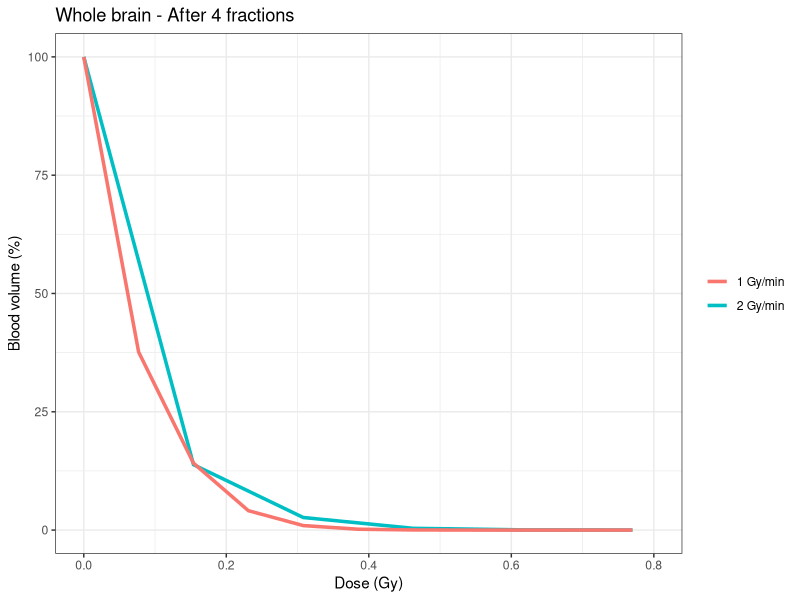
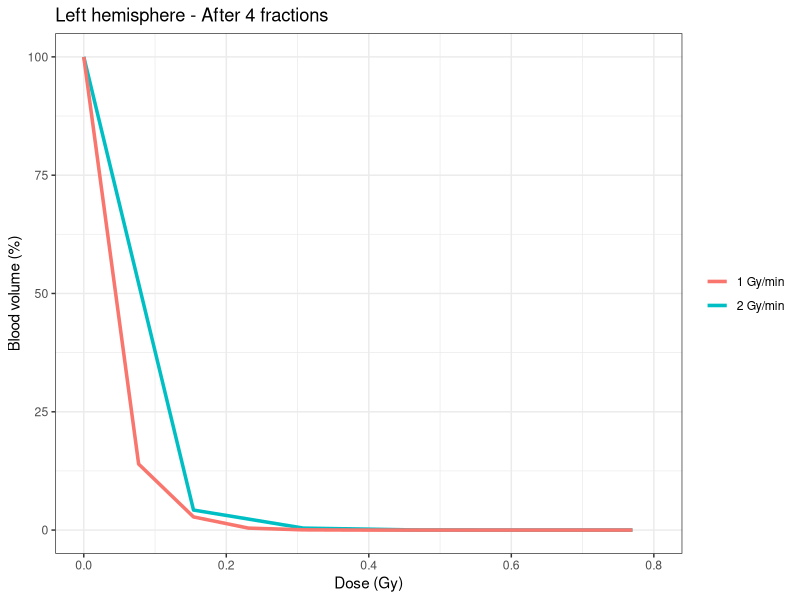

Recreate these plots in R, in order. (Note: a time limit stopped this script after it produced the figures.)
library(dplyr)
library(ggplot2)
#Proton----
a=500
TBV=2
func.W.2.PT <- function(N) {
  V=0.02
  pV=V/(TBV-V)
  s1 <- matrix(0, nrow = N, ncol = a)
  for (i in 1:N){
    s1[1,] <- c(1,rep(0,a-1))
    s1[2,] <- c(1,rep(0,a-1))
    if(i > 2) s1[i,] <- s1[i-1,]*(1-pV)+pV*c(0,s1[i-2,][1:a-1]);
  }
  return(s1)
}

a=500
TBV=2
func.W.1.PT <- function(N) {
  V=0.02
  pV=V/(TBV-V)
  s1 <- matrix(0, nrow = N, ncol = a)
  for (i in 1:N){
    s1[1,] <- c(1,rep(0,a-1))
    s1[2,] <- c(1,rep(0,a-1))
    if(i > 2) s1[i,] <- s1[i-1,]*(1-pV)+pV*c(0,s1[i-2,][1:a-1]);
  }
  return(s1)
}

func.H.PT <- function(N) {
  V=0.02
  pV=V/(TBV-V)
  s1 <- matrix(0, nrow = N, ncol = a)
  for (i in 1:N){
    s1[1,] <- c(1,rep(0,a-1))
    s1[2,] <- c(1,rep(0,a-1))
    if(i > 2) s1[i,] <- s1[i-1,]*(1-pV)+pV*(c(0,s1[i-2,][1:a-1])+s1[i-1,])*0.5;
  }
  return(s1)
}

W.2.PT=data.frame(dose=0, volume=1, c.volume=1, c.volume1=1, n.fraction=0, rate='2 Gy/min')
for (i in 1:60){
  dose=2.5*i
  rate=2
  n.cycle=round(dose/rate*60/4.62)
  data=data.frame(dose=2/60*4.62*c(0:(a-1)),
                  volume=((func.W.2.PT(1000)[n.cycle+3,]*0.9+func.W.2.PT(1000)[n.cycle+2,]*0.1)+
                            (func.W.2.PT(1000)[n.cycle+2,]*0.9+func.W.2.PT(1000)[n.cycle+1,]*0.1))/2)%>%
    mutate(c.volume=cumsum(volume))%>%
    mutate(c.volume1=c(0, c.volume[2:a]), n.fraction=i, rate='2 Gy/min')
  W.2.PT=rbind(data,W.2.PT)
}

W.1.PT=data.frame(dose=0, volume=1, c.volume=1, c.volume1=1, n.fraction=0, rate='1 Gy/min')
for (i in 1:60){
  dose=2.5*i
  rate=1
  n.cycle=round(dose/rate*60/4.62)
  data=data.frame(dose=rate/60*4.62*c(0:(a-1)),
                  volume=((func.W.1.PT(2000)[n.cycle+3,]*0.9+func.W.1.PT(2000)[n.cycle+2,]*0.1)+
                            (func.W.1.PT(2000)[n.cycle+2,]*0.9+func.W.1.PT(2000)[n.cycle+1,]*0.1))/2)%>%
    mutate(c.volume=cumsum(volume))%>%
    mutate(c.volume1=c(0, c.volume[2:a]), n.fraction=i, rate='1 Gy/min')
  W.1.PT=rbind(data,W.1.PT)
}

H.2.PT=data.frame(dose=0, volume=1, c.volume=1, c.volume1=1, n.fraction=0, rate='2 Gy/min')

for (i in 1:60){
  dose=2.5*i
  rate=2
  n.cycle=round(dose/rate*60/4.62)
  data=data.frame(dose=rate/60*4.62*c(0:(a-1)),
                  volume=((func.H.PT(1000)[n.cycle+3,]*0.9+func.H.PT(1000)[n.cycle+2,]*0.1)+
                            (func.H.PT(1000)[n.cycle+2,]*0.9+func.H.PT(1000)[n.cycle+1,]*0.1))/2)%>%
    mutate(c.volume=cumsum(volume))%>%
    mutate(c.volume1=c(0, c.volume[2:a]), n.fraction=i, rate='2 Gy/min')
  H.2.PT=rbind(data,H.2.PT)
}

H.1.PT=data.frame(dose=0, volume=1, c.volume=1, c.volume1=1, n.fraction=0, rate='1 Gy/min')
for (i in 1:60){
  dose=2.5*i
  rate=1
  n.cycle=round(dose/rate*60/4.62)
  data=data.frame(dose=rate/60*4.62*c(0:(a-1)),
                  volume=((func.H.PT(2000)[n.cycle+3,]*0.9+func.H.PT(2000)[n.cycle+2,]*0.1)+
                            (func.H.PT(2000)[n.cycle+2,]*0.9+func.H.PT(2000)[n.cycle+1,]*0.1))/2)%>%
    mutate(c.volume=cumsum(volume))%>%
    mutate(c.volume1=c(0, c.volume[2:a]), n.fraction=i, rate='1 Gy/min')
  H.1.PT=rbind(data,H.1.PT)
}

ggplot()+
  geom_line(data=W.2.PT[W.2.PT$n.fraction==4,], aes(x=dose, y=(1-c.volume1)*100, color=rate), size=1.2)+
  geom_line(data=W.1.PT[W.1.PT$n.fraction==4,], aes(x=dose, y=(1-c.volume1)*100, color=rate), size=1.2)+
  theme_bw()+
  xlim(0,.8)+
  labs(x="Dose (Gy)", y="Blood volume (%)", color=NULL)+ ggtitle("Whole brain - After 4 fractions")

ggplot()+
  geom_line(data=H.2.PT[H.2.PT$n.fraction==4,], aes(x=dose, y=(1-c.volume1)*100, color=rate), size=1.2)+
  geom_line(data=H.1.PT[H.1.PT$n.fraction==4,], aes(x=dose, y=(1-c.volume1)*100, color=rate), size=1.2)+
  theme_bw()+
  xlim(0,.8)+
  labs(x="Dose (Gy)", y="Blood volume (%)", color=NULL)+ ggtitle("Left hemisphere - After 4 fractions")

#X-ray----
a=500
TBV=2
func.W.2.XR <- function(N) {
  V=0.0204
  pV=V/(TBV-V)
  s1 <- matrix(0, nrow = N, ncol = a)
  for (i in 1:N){
    s1[1,] <- c(1,rep(0,a-1))
    s1[2,] <- c(1,rep(0,a-1))
    if(i > 2) s1[i,] <- s1[i-1,]*(1-pV)+pV*c(0,s1[i-2,][1:a-1]);
  }
  return(s1)
}

a=500
TBV=2
func.W.1.XR <- function(N) {
  V=0.0204
  pV=V/(TBV-V)
  s1 <- matrix(0, nrow = N, ncol = a)
  for (i in 1:N){
    s1[1,] <- c(1,rep(0,a-1))
    s1[2,] <- c(1,rep(0,a-1))
    if(i > 2) s1[i,] <- s1[i-1,]*(1-pV)+pV*c(0,s1[i-2,][1:a-1]);
  }
  return(s1)
}


func.H.XR <- function(N) {
  V=0.0204
  pV=V/(TBV-V)
  s1 <- matrix(0, nrow = N, ncol = a)
  for (i in 1:N){
    s1[1,] <- c(1,rep(0,a-1))
    s1[2,] <- c(1,rep(0,a-1))
    if(i > 2) s1[i,] <- s1[i-1,]*(1-pV)+pV*(c(0,s1[i-2,][1:a-1])+s1[i-1,])*0.5;
  }
  return(s1)
}

W.2.XR=data.frame(dose=0, volume=1, c.volume=1, c.volume1=1, n.fraction=0, rate='2 Gy/min')
for (i in 1:60){
  dose=2.5*i
  rate=2
  n.cycle=round(dose/rate*60/4.62)
  data=data.frame(dose=2/60*4.72*c(0:(a-1)),
                  volume=((func.W.2.XR(1000)[n.cycle+3,]*0.9+func.W.2.XR(1000)[n.cycle+2,]*0.1)+
                            (func.W.2.XR(1000)[n.cycle+2,]*0.9+func.W.2.XR(1000)[n.cycle+1,]*0.1))/2)%>%
    mutate(c.volume=cumsum(volume))%>%
    mutate(c.volume1=c(0, c.volume[2:a]), n.fraction=i, rate='2 Gy/min')
  W.2.XR=rbind(data,W.2.XR)
}

W.1.XR=data.frame(dose=0, volume=1, c.volume=1, c.volume1=1, n.fraction=0, rate='1 Gy/min')
for (i in 1:60){
  dose=2.5*i
  rate=1
  n.cycle=round(dose/rate*60/4.62)
  data=data.frame(dose=rate/60*4.72*c(0:(a-1)),
                  volume=((func.W.1.XR(2000)[n.cycle+3,]*0.9+func.W.1.XR(2000)[n.cycle+2,]*0.1)+
                            (func.W.1.XR(2000)[n.cycle+2,]*0.9+func.W.1.XR(2000)[n.cycle+1,]*0.1))/2)%>%
    mutate(c.volume=cumsum(volume))%>%
    mutate(c.volume1=c(0, c.volume[2:a]), n.fraction=i, rate='1 Gy/min')
  W.1.XR=rbind(data,W.1.XR)
}

H.2.XR=data.frame(dose=0, volume=1, c.volume=1, c.volume1=1, n.fraction=0, rate='2 Gy/min')
for (i in 1:60){
  dose=2.5*i
  rate=2
  n.cycle=round(dose/rate*60/4.62)
  data=data.frame(dose=rate/60*4.72*c(0:(a-1)),
                  volume=((func.H.XR(1000)[n.cycle+3,]*0.9+func.H.XR(1000)[n.cycle+2,]*0.1)+
                            (func.H.XR(1000)[n.cycle+2,]*0.9+func.H.XR(1000)[n.cycle+1,]*0.1))/2)%>%
    mutate(c.volume=cumsum(volume))%>%
    mutate(c.volume1=c(0, c.volume[2:a]), n.fraction=i, rate='2 Gy/min')
  H.2.XR=rbind(data,H.2.XR)
}

H.1.XR=data.frame(dose=0, volume=1, c.volume=1, c.volume1=1, n.fraction=0, rate='1 Gy/min')
for (i in 1:60){
  dose=2.5*i
  rate=1
  n.cycle=round(dose/rate*60/4.62)
  data=data.frame(dose=rate/60*4.72*c(0:(a-1)),
                  volume=((func.H.XR(2000)[n.cycle+3,]*0.9+func.H.XR(2000)[n.cycle+2,]*0.1)+
                            (func.H.XR(2000)[n.cycle+2,]*0.9+func.H.XR(2000)[n.cycle+1,]*0.1))/2)%>%
    mutate(c.volume=cumsum(volume))%>%
    mutate(c.volume1=c(0, c.volume[2:a]), n.fraction=i, rate='1 Gy/min')
  H.1.XR=rbind(data,H.1.XR)
}

ggplot()+
  geom_line(data=W.2.XR[W.2.XR$n.fraction==4,], aes(x=dose, y=(1-c.volume1)*100, color=rate), size=1.2)+
  geom_line(data=W.1.XR[W.1.XR$n.fraction==4,], aes(x=dose, y=(1-c.volume1)*100, color=rate), size=1.2)+
  theme_bw()+
  xlim(0,.8)+
  labs(x="Dose (Gy)", y="Blood volume (%)", color=NULL)+ ggtitle("Whole brain - After 4 fractions")

ggplot()+
  geom_line(data=H.2.XR[H.2.XR$n.fraction==4,], aes(x=dose, y=(1-c.volume1)*100, color=rate), size=1.2)+
  geom_line(data=H.1.XR[H.1.XR$n.fraction==4,], aes(x=dose, y=(1-c.volume1)*100, color=rate), size=1.2)+
  theme_bw()+
  xlim(0,.8)+
  labs(x="Dose (Gy)", y="Blood volume (%)", color=NULL)+ ggtitle("Left hemisphere - After 4 fractions")

#Parameter extraction----
H.1.PT.4=H.1.PT%>%filter(n.fraction==4)
sum.H.1.PT.4=data.frame(RT='PT', TT='Hemisphere', RR=1,
                        V0.0=1-H.1.PT.4[H.1.PT.4$dose==max(H.1.PT.4[H.1.PT.4$dose==0,]$dose),]$c.volume,
                        V0.1=1-H.1.PT.4[H.1.PT.4$dose==max(H.1.PT.4[H.1.PT.4$dose<0.1,]$dose),]$c.volume,
                        V0.2=1-H.1.PT.4[H.1.PT.4$dose==max(H.1.PT.4[H.1.PT.4$dose<0.2,]$dose),]$c.volume,
                        V0.3=1-H.1.PT.4[H.1.PT.4$dose==max(H.1.PT.4[H.1.PT.4$dose<0.3,]$dose),]$c.volume,
                        V0.4=1-H.1.PT.4[H.1.PT.4$dose==max(H.1.PT.4[H.1.PT.4$dose<0.4,]$dose),]$c.volume,
                        V0.5=1-H.1.PT.4[H.1.PT.4$dose==max(H.1.PT.4[H.1.PT.4$dose<0.5,]$dose),]$c.volume)
H.2.PT.4=H.2.PT%>%filter(n.fraction==4)
sum.H.2.PT.4=data.frame(RT='PT', TT='Hemisphere', RR=2,
                        V0.0=1-H.2.PT.4[H.2.PT.4$dose==max(H.2.PT.4[H.2.PT.4$dose==0,]$dose),]$c.volume,
                        V0.1=1-H.2.PT.4[H.2.PT.4$dose==max(H.2.PT.4[H.2.PT.4$dose<0.1,]$dose),]$c.volume,
                        V0.2=1-H.2.PT.4[H.2.PT.4$dose==max(H.2.PT.4[H.2.PT.4$dose<0.2,]$dose),]$c.volume,
                        V0.3=1-H.2.PT.4[H.2.PT.4$dose==max(H.2.PT.4[H.2.PT.4$dose<0.3,]$dose),]$c.volume,
                        V0.4=1-H.2.PT.4[H.2.PT.4$dose==max(H.2.PT.4[H.2.PT.4$dose<0.4,]$dose),]$c.volume,
                        V0.5=1-H.2.PT.4[H.2.PT.4$dose==max(H.2.PT.4[H.2.PT.4$dose<0.5,]$dose),]$c.volume)
W.2.PT.4=W.2.PT%>%filter(n.fraction==4)
sum.W.2.PT.4=data.frame(RT='PT', TT='Whole brain', RR=2,
                        V0.0=1-W.2.PT.4[W.2.PT.4$dose==max(W.2.PT.4[W.2.PT.4$dose==0,]$dose),]$c.volume,
                        V0.1=1-W.2.PT.4[W.2.PT.4$dose==max(W.2.PT.4[W.2.PT.4$dose<0.1,]$dose),]$c.volume,
                        V0.2=1-W.2.PT.4[W.2.PT.4$dose==max(W.2.PT.4[W.2.PT.4$dose<0.2,]$dose),]$c.volume,
                        V0.3=1-W.2.PT.4[W.2.PT.4$dose==max(W.2.PT.4[W.2.PT.4$dose<0.3,]$dose),]$c.volume,
                        V0.4=1-W.2.PT.4[W.2.PT.4$dose==max(W.2.PT.4[W.2.PT.4$dose<0.4,]$dose),]$c.volume,
                        V0.5=1-W.2.PT.4[W.2.PT.4$dose==max(W.2.PT.4[W.2.PT.4$dose<0.5,]$dose),]$c.volume)
W.1.PT.4=W.1.PT%>%filter(n.fraction==4)
sum.W.1.PT.4=data.frame(RT='PT', TT='Whole brain', RR=1,
                        V0.0=1-W.1.PT.4[W.1.PT.4$dose==max(W.1.PT.4[W.1.PT.4$dose==0,]$dose),]$c.volume,
                        V0.1=1-W.1.PT.4[W.1.PT.4$dose==max(W.1.PT.4[W.1.PT.4$dose<0.1,]$dose),]$c.volume,
                        V0.2=1-W.1.PT.4[W.1.PT.4$dose==max(W.1.PT.4[W.1.PT.4$dose<0.2,]$dose),]$c.volume,
                        V0.3=1-W.1.PT.4[W.1.PT.4$dose==max(W.1.PT.4[W.1.PT.4$dose<0.3,]$dose),]$c.volume,
                        V0.4=1-W.1.PT.4[W.1.PT.4$dose==max(W.1.PT.4[W.1.PT.4$dose<0.4,]$dose),]$c.volume,
                        V0.5=1-W.1.PT.4[W.1.PT.4$dose==max(W.1.PT.4[W.1.PT.4$dose<0.5,]$dose),]$c.volume)

H.1.XR.4=H.1.XR%>%filter(n.fraction==4)
sum.H.1.XR.4=data.frame(RT='XR', TT='Hemisphere', RR=1,
                        V0.0=1-H.1.XR.4[H.1.XR.4$dose==max(H.1.XR.4[H.1.XR.4$dose==0,]$dose),]$c.volume,
                        V0.1=1-H.1.XR.4[H.1.XR.4$dose==max(H.1.XR.4[H.1.XR.4$dose<0.1,]$dose),]$c.volume,
                        V0.2=1-H.1.XR.4[H.1.XR.4$dose==max(H.1.XR.4[H.1.XR.4$dose<0.2,]$dose),]$c.volume,
                        V0.3=1-H.1.XR.4[H.1.XR.4$dose==max(H.1.XR.4[H.1.XR.4$dose<0.3,]$dose),]$c.volume,
                        V0.4=1-H.1.XR.4[H.1.XR.4$dose==max(H.1.XR.4[H.1.XR.4$dose<0.4,]$dose),]$c.volume,
                        V0.5=1-H.1.XR.4[H.1.XR.4$dose==max(H.1.XR.4[H.1.XR.4$dose<0.5,]$dose),]$c.volume)
H.2.XR.4=H.2.XR%>%filter(n.fraction==4)
sum.H.2.XR.4=data.frame(RT='XR', TT='Hemisphere', RR=2,
                        V0.0=1-H.2.XR.4[H.2.XR.4$dose==max(H.2.XR.4[H.2.XR.4$dose==0,]$dose),]$c.volume,
                        V0.1=1-H.2.XR.4[H.2.XR.4$dose==max(H.2.XR.4[H.2.XR.4$dose<0.1,]$dose),]$c.volume,
                        V0.2=1-H.2.XR.4[H.2.XR.4$dose==max(H.2.XR.4[H.2.XR.4$dose<0.2,]$dose),]$c.volume,
                        V0.3=1-H.2.XR.4[H.2.XR.4$dose==max(H.2.XR.4[H.2.XR.4$dose<0.3,]$dose),]$c.volume,
                        V0.4=1-H.2.XR.4[H.2.XR.4$dose==max(H.2.XR.4[H.2.XR.4$dose<0.4,]$dose),]$c.volume,
                        V0.5=1-H.2.XR.4[H.2.XR.4$dose==max(H.2.XR.4[H.2.XR.4$dose<0.5,]$dose),]$c.volume)
W.2.XR.4=W.2.XR%>%filter(n.fraction==4)
sum.W.2.XR.4=data.frame(RT='XR', TT='Whole brain', RR=2,
                        V0.0=1-W.2.XR.4[W.2.XR.4$dose==max(W.2.XR.4[W.2.XR.4$dose==0,]$dose),]$c.volume,
                        V0.1=1-W.2.XR.4[W.2.XR.4$dose==max(W.2.XR.4[W.2.XR.4$dose<0.1,]$dose),]$c.volume,
                        V0.2=1-W.2.XR.4[W.2.XR.4$dose==max(W.2.XR.4[W.2.XR.4$dose<0.2,]$dose),]$c.volume,
                        V0.3=1-W.2.XR.4[W.2.XR.4$dose==max(W.2.XR.4[W.2.XR.4$dose<0.3,]$dose),]$c.volume,
                        V0.4=1-W.2.XR.4[W.2.XR.4$dose==max(W.2.XR.4[W.2.XR.4$dose<0.4,]$dose),]$c.volume,
                        V0.5=1-W.2.XR.4[W.2.XR.4$dose==max(W.2.XR.4[W.2.XR.4$dose<0.5,]$dose),]$c.volume)
W.1.XR.4=W.1.XR%>%filter(n.fraction==4)
sum.W.1.XR.4=data.frame(RT='XR', TT='Whole brain', RR=1,
                        V0.0=1-W.1.XR.4[W.1.XR.4$dose==max(W.1.XR.4[W.1.XR.4$dose==0,]$dose),]$c.volume,
                        V0.1=1-W.1.XR.4[W.1.XR.4$dose==max(W.1.XR.4[W.1.XR.4$dose<0.1,]$dose),]$c.volume,
                        V0.2=1-W.1.XR.4[W.1.XR.4$dose==max(W.1.XR.4[W.1.XR.4$dose<0.2,]$dose),]$c.volume,
                        V0.3=1-W.1.XR.4[W.1.XR.4$dose==max(W.1.XR.4[W.1.XR.4$dose<0.3,]$dose),]$c.volume,
                        V0.4=1-W.1.XR.4[W.1.XR.4$dose==max(W.1.XR.4[W.1.XR.4$dose<0.4,]$dose),]$c.volume,
                        V0.5=1-W.1.XR.4[W.1.XR.4$dose==max(W.1.XR.4[W.1.XR.4$dose<0.5,]$dose),]$c.volume)

sum.CT=data.frame(RT='CT', TT='Anesthesia', RR=0,
                  V0.0=0,
                  V0.1=0,
                  V0.2=0,
                  V0.3=0,
                  V0.4=0,
                  V0.5=0)
sum=rbind(sum.H.1.PT.4, sum.H.2.PT.4, sum.W.1.PT.4, sum.W.2.PT.4,
          sum.H.1.XR.4, sum.H.2.XR.4, sum.W.1.XR.4, sum.W.2.XR.4, sum.CT)
write.csv(sum, file = 'TPS.data.csv')
